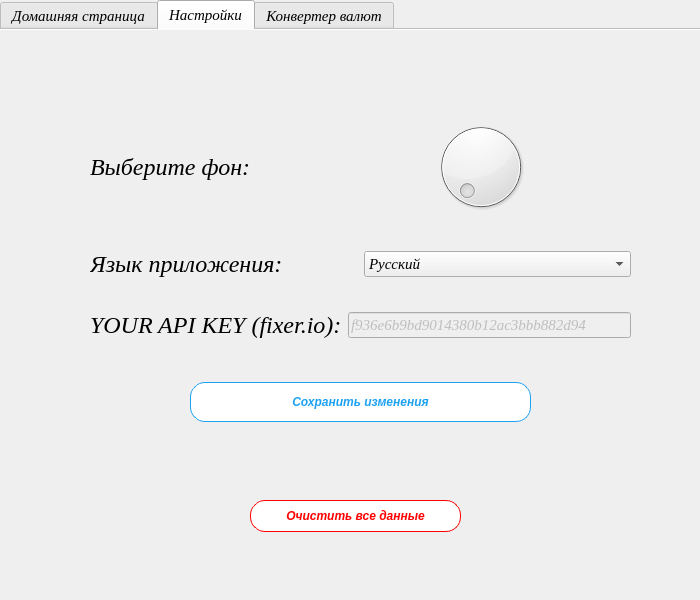
<?xml version="1.0" encoding="UTF-8"?>
<ui version="4.0">
 <class>just_a_form</class>
 <widget class="QWidget" name="just_a_form">
  <property name="geometry">
   <rect>
    <x>0</x>
    <y>0</y>
    <width>700</width>
    <height>600</height>
   </rect>
  </property>
  <property name="minimumSize">
   <size>
    <width>700</width>
    <height>600</height>
   </size>
  </property>
  <property name="maximumSize">
   <size>
    <width>700</width>
    <height>600</height>
   </size>
  </property>
  <property name="font">
   <font>
    <weight>50</weight>
    <bold>false</bold>
   </font>
  </property>
  <property name="mouseTracking">
   <bool>false</bool>
  </property>
  <property name="tabletTracking">
   <bool>false</bool>
  </property>
  <property name="acceptDrops">
   <bool>false</bool>
  </property>
  <property name="windowTitle">
   <string>Watch your cash</string>
  </property>
  <property name="autoFillBackground">
   <bool>false</bool>
  </property>
  <widget class="QWidget" name="gridLayoutWidget">
   <property name="geometry">
    <rect>
     <x>0</x>
     <y>0</y>
     <width>702</width>
     <height>602</height>
    </rect>
   </property>
   <layout class="QGridLayout" name="gridLayout">
    <property name="sizeConstraint">
     <enum>QLayout::SetFixedSize</enum>
    </property>
    <property name="horizontalSpacing">
     <number>6</number>
    </property>
    <item row="0" column="0">
     <widget class="QTabWidget" name="tabWidget">
      <property name="enabled">
       <bool>true</bool>
      </property>
      <property name="sizePolicy">
       <sizepolicy hsizetype="Expanding" vsizetype="Expanding">
        <horstretch>0</horstretch>
        <verstretch>0</verstretch>
       </sizepolicy>
      </property>
      <property name="minimumSize">
       <size>
        <width>700</width>
        <height>600</height>
       </size>
      </property>
      <property name="maximumSize">
       <size>
        <width>16777215</width>
        <height>16777215</height>
       </size>
      </property>
      <property name="font">
       <font>
        <family>Times New Roman</family>
        <pointsize>11</pointsize>
        <italic>true</italic>
       </font>
      </property>
      <property name="toolTip">
       <string>&lt;html&gt;&lt;head/&gt;&lt;body&gt;&lt;p&gt;&lt;br/&gt;&lt;/p&gt;&lt;/body&gt;&lt;/html&gt;</string>
      </property>
      <property name="whatsThis">
       <string>&lt;html&gt;&lt;head/&gt;&lt;body&gt;&lt;p&gt;Watch your cash app. Here you can add any earnings or expenses you made today, convert currency or see how much you spend usually on diagram.&lt;/p&gt;&lt;/body&gt;&lt;/html&gt;</string>
      </property>
      <property name="autoFillBackground">
       <bool>true</bool>
      </property>
      <property name="styleSheet">
       <string notr="true"/>
      </property>
      <property name="tabPosition">
       <enum>QTabWidget::North</enum>
      </property>
      <property name="tabShape">
       <enum>QTabWidget::Rounded</enum>
      </property>
      <property name="currentIndex">
       <number>1</number>
      </property>
      <property name="iconSize">
       <size>
        <width>100</width>
        <height>25</height>
       </size>
      </property>
      <property name="elideMode">
       <enum>Qt::ElideRight</enum>
      </property>
      <property name="usesScrollButtons">
       <bool>false</bool>
      </property>
      <property name="documentMode">
       <bool>true</bool>
      </property>
      <property name="tabsClosable">
       <bool>false</bool>
      </property>
      <property name="movable">
       <bool>true</bool>
      </property>
      <widget class="QWidget" name="main_tab">
       <attribute name="title">
        <string>Домашняя страница</string>
       </attribute>
       <widget class="QWidget" name="verticalLayoutWidget">
        <property name="geometry">
         <rect>
          <x>30</x>
          <y>130</y>
          <width>641</width>
          <height>381</height>
         </rect>
        </property>
        <layout class="QVBoxLayout" name="verticalLayout">
         <item>
          <layout class="QGridLayout" name="gridLayout_2">
           <item row="0" column="0" colspan="3">
            <widget class="QLCDNumber" name="balance">
             <property name="font">
              <font>
               <family>Times New Roman</family>
               <pointsize>10</pointsize>
              </font>
             </property>
             <property name="layoutDirection">
              <enum>Qt::LeftToRight</enum>
             </property>
             <property name="styleSheet">
              <string notr="true">QLCDNumber {border: 0px solid;};</string>
             </property>
            </widget>
           </item>
           <item row="1" column="1">
            <spacer name="horizontalSpacer">
             <property name="orientation">
              <enum>Qt::Horizontal</enum>
             </property>
             <property name="sizeType">
              <enum>QSizePolicy::Fixed</enum>
             </property>
             <property name="sizeHint" stdset="0">
              <size>
               <width>40</width>
               <height>20</height>
              </size>
             </property>
            </spacer>
           </item>
           <item row="2" column="1">
            <spacer name="verticalSpacer">
             <property name="orientation">
              <enum>Qt::Vertical</enum>
             </property>
             <property name="sizeType">
              <enum>QSizePolicy::Fixed</enum>
             </property>
             <property name="sizeHint" stdset="0">
              <size>
               <width>20</width>
               <height>100</height>
              </size>
             </property>
            </spacer>
           </item>
           <item row="1" column="0">
            <widget class="QComboBox" name="choose_earning_category">
             <property name="whatsThis">
              <string>&lt;html&gt;&lt;head/&gt;&lt;body&gt;&lt;p&gt;Here you need to choose the category you earned the money from. If there is no such, you can choose &amp;quot;Другое...&amp;quot; and append your own.&lt;/p&gt;&lt;/body&gt;&lt;/html&gt;</string>
             </property>
            </widget>
           </item>
           <item row="2" column="0">
            <widget class="QPushButton" name="add_earning">
             <property name="enabled">
              <bool>true</bool>
             </property>
             <property name="sizePolicy">
              <sizepolicy hsizetype="Minimum" vsizetype="Fixed">
               <horstretch>0</horstretch>
               <verstretch>0</verstretch>
              </sizepolicy>
             </property>
             <property name="minimumSize">
              <size>
               <width>0</width>
               <height>60</height>
              </size>
             </property>
             <property name="font">
              <font>
               <weight>75</weight>
               <italic>true</italic>
               <bold>true</bold>
              </font>
             </property>
             <property name="cursor">
              <cursorShape>PointingHandCursor</cursorShape>
             </property>
             <property name="autoFillBackground">
              <bool>false</bool>
             </property>
             <property name="styleSheet">
              <string notr="true">QPushButton{font-style: oblique; font-weight: bold; border: 1px solid #1DA1F2; border-radius: 15px; color: #1DA1F2; background-color: #fff;}</string>
             </property>
             <property name="text">
              <string>Добавить доход</string>
             </property>
            </widget>
           </item>
           <item row="1" column="2">
            <widget class="QComboBox" name="choose_expense_category">
             <property name="whatsThis">
              <string>&lt;html&gt;&lt;head/&gt;&lt;body&gt;&lt;p&gt;Here you need to choose the category you expensed the money on. If there is no such, you can choose &amp;quot;Другое...&amp;quot; and append your own.&lt;/p&gt;&lt;/body&gt;&lt;/html&gt;</string>
             </property>
            </widget>
           </item>
           <item row="2" column="2">
            <widget class="QPushButton" name="add_expense">
             <property name="minimumSize">
              <size>
               <width>0</width>
               <height>60</height>
              </size>
             </property>
             <property name="font">
              <font>
               <weight>75</weight>
               <italic>true</italic>
               <bold>true</bold>
              </font>
             </property>
             <property name="cursor">
              <cursorShape>PointingHandCursor</cursorShape>
             </property>
             <property name="styleSheet">
              <string notr="true">QPushButton{font-style: oblique; font-weight: bold; border: 1px solid #1DA1F2; border-radius: 15px; color: #1DA1F2; background-color: #fff;}</string>
             </property>
             <property name="text">
              <string>Новый расход</string>
             </property>
            </widget>
           </item>
          </layout>
         </item>
        </layout>
       </widget>
       <widget class="QLabel" name="balance_label">
        <property name="geometry">
         <rect>
          <x>360</x>
          <y>70</y>
          <width>311</width>
          <height>61</height>
         </rect>
        </property>
        <property name="font">
         <font>
          <family>Times New Roman</family>
          <pointsize>22</pointsize>
          <italic>false</italic>
         </font>
        </property>
        <property name="text">
         <string>Ваш текущий баланс:</string>
        </property>
       </widget>
      </widget>
      <widget class="QWidget" name="settings_tab">
       <attribute name="title">
        <string>Настройки</string>
       </attribute>
       <widget class="QPushButton" name="delete_all_data">
        <property name="geometry">
         <rect>
          <x>250</x>
          <y>470</y>
          <width>211</width>
          <height>32</height>
         </rect>
        </property>
        <property name="font">
         <font>
          <weight>75</weight>
          <italic>true</italic>
          <bold>true</bold>
         </font>
        </property>
        <property name="cursor">
         <cursorShape>PointingHandCursor</cursorShape>
        </property>
        <property name="styleSheet">
         <string notr="true">QPushButton{font-style: oblique; font-weight: bold; border: 1px solid #ff0000; border-radius: 15px; color: #ff0000; background-color: #fff;}</string>
        </property>
        <property name="text">
         <string>Очистить все данные</string>
        </property>
       </widget>
       <widget class="QWidget" name="verticalLayoutWidget_3">
        <property name="geometry">
         <rect>
          <x>90</x>
          <y>60</y>
          <width>541</width>
          <height>371</height>
         </rect>
        </property>
        <layout class="QVBoxLayout" name="verticalLayout_3">
         <item>
          <layout class="QHBoxLayout" name="horizontalLayout_4">
           <item>
            <widget class="QLabel" name="backg_label">
             <property name="font">
              <font>
               <family>Times New Roman</family>
               <pointsize>18</pointsize>
               <italic>true</italic>
              </font>
             </property>
             <property name="text">
              <string>Выберите фон:</string>
             </property>
            </widget>
           </item>
           <item>
            <widget class="QDial" name="dial">
             <property name="sizePolicy">
              <sizepolicy hsizetype="Fixed" vsizetype="Fixed">
               <horstretch>0</horstretch>
               <verstretch>0</verstretch>
              </sizepolicy>
             </property>
             <property name="cursor">
              <cursorShape>OpenHandCursor</cursorShape>
             </property>
            </widget>
           </item>
           <item>
            <spacer name="horizontalSpacer_3">
             <property name="orientation">
              <enum>Qt::Horizontal</enum>
             </property>
             <property name="sizeType">
              <enum>QSizePolicy::Fixed</enum>
             </property>
             <property name="sizeHint" stdset="0">
              <size>
               <width>100</width>
               <height>20</height>
              </size>
             </property>
            </spacer>
           </item>
          </layout>
         </item>
         <item>
          <layout class="QHBoxLayout" name="horizontalLayout_5">
           <item>
            <widget class="QLabel" name="app_language_label">
             <property name="font">
              <font>
               <family>Times New Roman</family>
               <pointsize>18</pointsize>
               <italic>true</italic>
              </font>
             </property>
             <property name="text">
              <string>Язык приложения:</string>
             </property>
            </widget>
           </item>
           <item>
            <widget class="QComboBox" name="language_menu">
             <item>
              <property name="text">
               <string>Русский</string>
              </property>
             </item>
             <item>
              <property name="text">
               <string>English</string>
              </property>
             </item>
            </widget>
           </item>
          </layout>
         </item>
         <item>
          <layout class="QHBoxLayout" name="horizontalLayout_7">
           <item>
            <widget class="QLabel" name="label">
             <property name="font">
              <font>
               <family>Times New Roman</family>
               <pointsize>18</pointsize>
               <italic>true</italic>
              </font>
             </property>
             <property name="whatsThis">
              <string>&lt;html&gt;&lt;head/&gt;&lt;body&gt;&lt;p&gt;&lt;span style=&quot; font-size:14pt;&quot;&gt;If needed&lt;/span&gt;&lt;/p&gt;&lt;/body&gt;&lt;/html&gt;</string>
             </property>
             <property name="text">
              <string>YOUR API KEY (fixer.io):</string>
             </property>
            </widget>
           </item>
           <item>
            <widget class="QLineEdit" name="API_lineedit">
             <property name="enabled">
              <bool>false</bool>
             </property>
             <property name="whatsThis">
              <string>&lt;html&gt;&lt;head/&gt;&lt;body&gt;&lt;p&gt;Only if needed&lt;/p&gt;&lt;/body&gt;&lt;/html&gt;</string>
             </property>
             <property name="text">
              <string>f936e6b9bd9014380b12ac3bbb882d94</string>
             </property>
            </widget>
           </item>
          </layout>
         </item>
         <item>
          <layout class="QHBoxLayout" name="horizontalLayout_6">
           <item>
            <spacer name="verticalSpacer_4">
             <property name="orientation">
              <enum>Qt::Vertical</enum>
             </property>
             <property name="sizeType">
              <enum>QSizePolicy::Fixed</enum>
             </property>
             <property name="sizeHint" stdset="0">
              <size>
               <width>100</width>
               <height>60</height>
              </size>
             </property>
            </spacer>
           </item>
           <item>
            <widget class="QPushButton" name="save_settings">
             <property name="minimumSize">
              <size>
               <width>110</width>
               <height>40</height>
              </size>
             </property>
             <property name="font">
              <font>
               <weight>75</weight>
               <italic>true</italic>
               <bold>true</bold>
              </font>
             </property>
             <property name="cursor">
              <cursorShape>PointingHandCursor</cursorShape>
             </property>
             <property name="styleSheet">
              <string notr="true">QPushButton{font-style: oblique; font-weight: bold; border: 1px solid #1DA1F2; border-radius: 15px; color: #1DA1F2; background-color: #fff;}</string>
             </property>
             <property name="text">
              <string>Сохранить изменения</string>
             </property>
            </widget>
           </item>
           <item>
            <spacer name="verticalSpacer_5">
             <property name="orientation">
              <enum>Qt::Vertical</enum>
             </property>
             <property name="sizeType">
              <enum>QSizePolicy::Fixed</enum>
             </property>
             <property name="sizeHint" stdset="0">
              <size>
               <width>100</width>
               <height>60</height>
              </size>
             </property>
            </spacer>
           </item>
          </layout>
         </item>
        </layout>
       </widget>
      </widget>
      <widget class="QWidget" name="convert_tab">
       <attribute name="title">
        <string>Конвертер валют</string>
       </attribute>
       <widget class="QWidget" name="gridLayoutWidget_2">
        <property name="geometry">
         <rect>
          <x>40</x>
          <y>50</y>
          <width>634</width>
          <height>421</height>
         </rect>
        </property>
        <layout class="QGridLayout" name="gridLayout_3">
         <item row="1" column="0">
          <layout class="QVBoxLayout" name="verticalLayout_2">
           <item>
            <layout class="QHBoxLayout" name="horizontalLayout">
             <item>
              <widget class="QComboBox" name="start_curr">
               <property name="minimumSize">
                <size>
                 <width>50</width>
                 <height>45</height>
                </size>
               </property>
               <property name="maximumSize">
                <size>
                 <width>16777215</width>
                 <height>40</height>
                </size>
               </property>
               <property name="font">
                <font>
                 <pointsize>12</pointsize>
                </font>
               </property>
              </widget>
             </item>
             <item>
              <widget class="QPushButton" name="btn_change_places">
               <property name="maximumSize">
                <size>
                 <width>50</width>
                 <height>40</height>
                </size>
               </property>
               <property name="cursor">
                <cursorShape>PointingHandCursor</cursorShape>
               </property>
               <property name="styleSheet">
                <string notr="true">QPushButton {background-color:transparent; font-size: 24px}</string>
               </property>
               <property name="text">
                <string>⇆</string>
               </property>
              </widget>
             </item>
             <item>
              <widget class="QComboBox" name="res_curr">
               <property name="minimumSize">
                <size>
                 <width>50</width>
                 <height>45</height>
                </size>
               </property>
               <property name="maximumSize">
                <size>
                 <width>16777215</width>
                 <height>40</height>
                </size>
               </property>
               <property name="font">
                <font>
                 <pointsize>12</pointsize>
                </font>
               </property>
              </widget>
             </item>
            </layout>
           </item>
           <item>
            <layout class="QHBoxLayout" name="horizontalLayout_2">
             <item>
              <widget class="QLineEdit" name="start_value">
               <property name="sizePolicy">
                <sizepolicy hsizetype="Fixed" vsizetype="Fixed">
                 <horstretch>0</horstretch>
                 <verstretch>0</verstretch>
                </sizepolicy>
               </property>
               <property name="minimumSize">
                <size>
                 <width>280</width>
                 <height>100</height>
                </size>
               </property>
               <property name="styleSheet">
                <string notr="true">font: 20pt &quot;Times&quot;;</string>
               </property>
               <property name="text">
                <string/>
               </property>
              </widget>
             </item>
             <item>
              <spacer name="horizontalSpacer_2">
               <property name="orientation">
                <enum>Qt::Horizontal</enum>
               </property>
               <property name="sizeType">
                <enum>QSizePolicy::Fixed</enum>
               </property>
               <property name="sizeHint" stdset="0">
                <size>
                 <width>50</width>
                 <height>20</height>
                </size>
               </property>
              </spacer>
             </item>
             <item>
              <widget class="QLCDNumber" name="conv_result">
               <property name="font">
                <font>
                 <family>Times New Roman</family>
                 <pointsize>20</pointsize>
                </font>
               </property>
               <property name="styleSheet">
                <string notr="true">QLCDNumber {border: 0px solid};</string>
               </property>
              </widget>
             </item>
            </layout>
           </item>
           <item>
            <widget class="QLabel" name="error_lbl">
             <property name="sizePolicy">
              <sizepolicy hsizetype="Fixed" vsizetype="Fixed">
               <horstretch>250</horstretch>
               <verstretch>40</verstretch>
              </sizepolicy>
             </property>
             <property name="text">
              <string/>
             </property>
             <property name="textFormat">
              <enum>Qt::AutoText</enum>
             </property>
            </widget>
           </item>
           <item>
            <layout class="QHBoxLayout" name="horizontalLayout_3">
             <item>
              <spacer name="verticalSpacer_2">
               <property name="orientation">
                <enum>Qt::Vertical</enum>
               </property>
               <property name="sizeType">
                <enum>QSizePolicy::Fixed</enum>
               </property>
               <property name="sizeHint" stdset="0">
                <size>
                 <width>200</width>
                 <height>80</height>
                </size>
               </property>
              </spacer>
             </item>
             <item>
              <widget class="QPushButton" name="btn_convert">
               <property name="minimumSize">
                <size>
                 <width>200</width>
                 <height>40</height>
                </size>
               </property>
               <property name="font">
                <font>
                 <weight>75</weight>
                 <italic>true</italic>
                 <bold>true</bold>
                </font>
               </property>
               <property name="cursor">
                <cursorShape>PointingHandCursor</cursorShape>
               </property>
               <property name="styleSheet">
                <string notr="true">QPushButton{font-style: oblique; 
                                        font-weight: bold; border: 1px solid #1DA1F2;
                                        border-radius: 15px; color: #1DA1F2; background-color: #fff;}</string>
               </property>
               <property name="text">
                <string>Перевести</string>
               </property>
              </widget>
             </item>
             <item>
              <spacer name="verticalSpacer_3">
               <property name="orientation">
                <enum>Qt::Vertical</enum>
               </property>
               <property name="sizeType">
                <enum>QSizePolicy::Fixed</enum>
               </property>
               <property name="sizeHint" stdset="0">
                <size>
                 <width>200</width>
                 <height>80</height>
                </size>
               </property>
              </spacer>
             </item>
            </layout>
           </item>
          </layout>
         </item>
        </layout>
       </widget>
      </widget>
     </widget>
    </item>
   </layout>
  </widget>
 </widget>
 <resources/>
 <connections/>
</ui>
